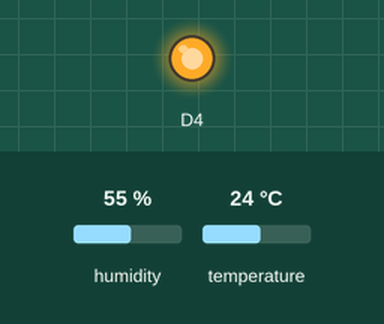
Simulated run of this sketch. Board: ESP8266 (NodeMCU). Shown: output pins drawn as LEDs (lit = HIGH, except the on-board LED, lit = LOW). The test bench sets the inputs (shaded band); at power-on: humidity 55 %, temperature 24 °C. WiFi joins after 1.5 s; servers stay silent unless stated; pins used as bus, display or sensor lines are not drawn; what the sketch prints to the serial monitor is not drawn.

Above: at 0.1 s.
At 0.7 s:
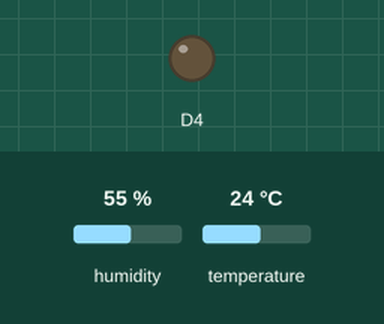
Timing chart, 0 to 2.7 s (numbered marks = the images above):
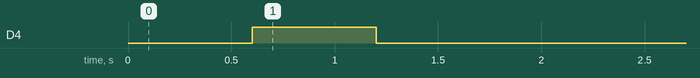

The sketch:

DH22-Temperature-Logger.ino
```cpp
#include <ESP8266WiFi.h>          //https://github.com/esp8266/Arduino

//needed for library
#include <DNSServer.h>
#include <ESP8266WebServer.h>
#include <WiFiManager.h>          //https://github.com/tzapu/WiFiManager
#include "DHT.h"

//for LED status
#include <Ticker.h>
Ticker ticker;

#include "ThingSpeak.h"

#define DHTPIN D4
#define DHTTYPE DHT22   // DHT 22  (AM2302), AM2321
DHT dht(DHTPIN, DHTTYPE);

//Celsius to Fahrenheit conversion
double Fahrenheit(double celsius)
{
  return 1.8 * celsius + 32;
}

//Celsius to Kelvin conversion
double Kelvin(double celsius)
{
  return celsius + 273.15;
}

void tick()
{
  //toggle state
  int state = digitalRead(BUILTIN_LED);  // get the current state of GPIO1 pin
  digitalWrite(BUILTIN_LED, !state);     // set pin to the opposite state
}

//gets called when WiFiManager enters configuration mode
void configModeCallback (WiFiManager *myWiFiManager) {
  Serial.println("Entered config mode");
  Serial.println(WiFi.softAPIP());
  //if you used auto generated SSID, print it
  Serial.println(myWiFiManager->getConfigPortalSSID());
  //entered config mode, make led toggle faster
  ticker.attach(0.2, tick);
}

unsigned long myChannelNumber = 24409;
const char * myWriteAPIKey = "8HY5YU65NQF4WN72";
WiFiClient  client;


void setup() {
  // put your setup code here, to run once:
  Serial.begin(115200);

  //set led pin as output
  pinMode(BUILTIN_LED, OUTPUT);
  // start ticker with 0.5 because we start in AP mode and try to connect
  ticker.attach(0.6, tick);

  //WiFiManager
  //Local intialization. Once its business is done, there is no need to keep it around
  WiFiManager wifiManager;
  //reset settings - for testing
  wifiManager.resetSettings();

  //set callback that gets called when connecting to previous WiFi fails, and enters Access Point mode
  wifiManager.setAPCallback(configModeCallback);

  //fetches ssid and pass and tries to connect
  //if it does not connect it starts an access point with the specified name
  //here  "AutoConnectAP"
  //and goes into a blocking loop awaiting configuration
  if (!wifiManager.autoConnect()) {
    Serial.println("failed to connect and hit timeout");
    //reset and try again, or maybe put it to deep sleep
    ESP.reset();
    delay(1000);
  }

  //if you get here you have connected to the WiFi
  Serial.println("connected...yeey :)");
  ticker.detach();

  dht.begin();  //start the DHT sensor

  ticker.attach(5, tick);

  //keep LED on
  digitalWrite(BUILTIN_LED, LOW);

  ThingSpeak.begin(client);
}

void loop() {
  // Write to ThingSpeak. There are up to 8 fields in a channel, allowing you to store up to 8 different
  // pieces of information in a channel.  Here, we write to field 1.
  float humidity = dht.readHumidity();
  float tempC = dht.readTemperature();
  float tempF = dht.readTemperature(true);

  // Check if any reads failed and exit early (to try again).
  if (isnan(humidity) || isnan(tempC) || isnan(tempF)) {
    Serial.println("Failed to read from DHT sensor!");
    delay(1000);
  } else {
    Serial.print("Humidity (%): ");
    Serial.println(humidity, 2);

    Serial.print("Temperature (ºC): ");
    Serial.println(tempC, 2);
    Serial.print("Temperature (ºF): ");
    Serial.println(tempF, 2);

    ThingSpeak.setField(1, tempF);
    ThingSpeak.setField(2, tempC);
    ThingSpeak.setField(3, humidity);

    ThingSpeak.writeFields(myChannelNumber, myWriteAPIKey);
    delay(5*60*1000); // ThingSpeak will only accept updates every 15 seconds.
  }

}
```
